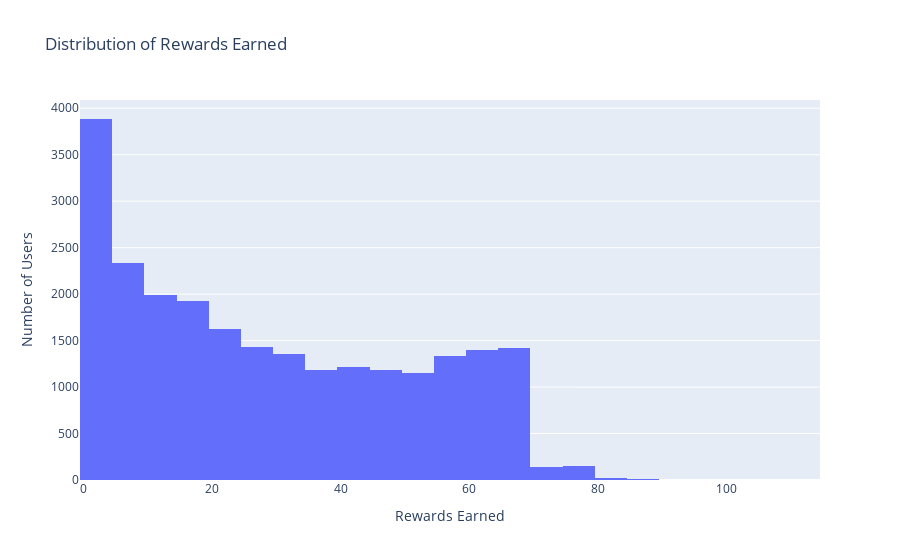

Here is the notebook cell this chart was saved with:
### Markdown cell above
## 8. Feature Distributions
Plotly Histogram: rewards_earned (Shows distribution across users)

A Plotly histogram was used to explore the distribution of rewards earned by users. The chart reveals how reward accumulation is spread across the user base, helping identify typical and extreme behavior. This supports earlier findings that rewards engagement may influence churn patterns.

### Code cell
fig = px.histogram(df, x="rewards_earned", nbins=40, title="Distribution of Rewards Earned")
fig.update_layout(xaxis_title="Rewards Earned", yaxis_title="Number of Users")
fig.show()

### Figure 1 — Plotly figure (JSON) as saved in the notebook; plotly's stock layout.template omitted (floating-point values rounded to 4 significant figures; data arrays with more than 128 entries replaced by an {"elided": "..."} marker saying what was removed)
{"data": [{"bingroup": "x", "hovertemplate": "rewards_earned=%{x}<br>count=%{y}<extra></extra>", "legendgroup": "", "marker": {"color": "#636efa", "pattern": {"shape": ""}}, "name": "", "nbinsx": 40, "orientation": "v", "showlegend": false, "type": "histogram", "x": {"elided": "27000 float values"}, "xaxis": "x", "yaxis": "y"}], "layout": {"barmode": "relative", "legend": {"tracegroupgap": 0}, "title": {"text": "Distribution of Rewards Earned"}, "xaxis": {"anchor": "y", "domain": [0, 1], "title": {"text": "Rewards Earned"}}, "yaxis": {"anchor": "x", "domain": [0, 1], "title": {"text": "Number of Users"}}}}
